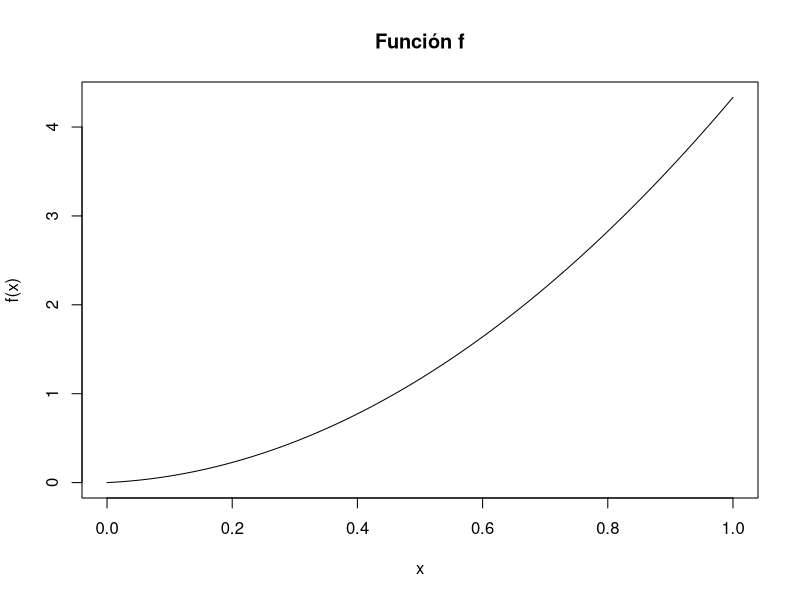

Generate this figure with R:
## ---- chunk 1
var
## ---- chunk 2
circumferencia <- function(r){
    2*pi*r
}
print(circumferencia(2))
## ---- chunk 3
circumferencia1 <- function(r=1){
    2*pi*r
}
print(circumferencia1())
print(circumferencia1(2))
## ---- chunk 4
suma <- function(x, y){
    x + y
}
print(suma(1, 2))
## ---- chunk 5
suma1 <- function(x, y) x + y
print(suma1(1, 2))
## ---- chunk 6
media_mediana <- function(vector){
    media <- mean(vector)
    mediana <- median(vector)
    return(c(media, mediana))
}
print(media_mediana(c(1, 1, 1, 2, 3)))
## ---- chunk 7
resta <- function(x, y){
    x - y
}
print(resta(x=3, y=1))
print(resta(y=1, x=3))
## ---- chunk 8
calorias <- function(peso, estatura, edad=30){
    (10 * peso) + (6.25 * estatura) - (5 * edad) - 161
}
print(calorias(60, 165))
## ---- chunk 9
f <- function(x,y,z){
  x^2+y^2+z^2
}
body(f)
formals(f)
args(f)
## ---- chunk 10
parOimpar = function(x){
  if(x %% 2 == 0)
    return("par")
  else
    return("impar")
} 

print(parOimpar(4))
print(parOimpar(3))
## ---- chunk 11
f = function(x) x^2*4+x/3
print(f(4))
print(f(-2))
curve(f,main="Función f")
## ---- chunk 12
search()
## ---- chunk 13
library(magrittr)
log(5)
5 %>% log
## ---- chunk 14
3 %>% sin %>% cos %>% log10()
log10(cos(sin(3)))
